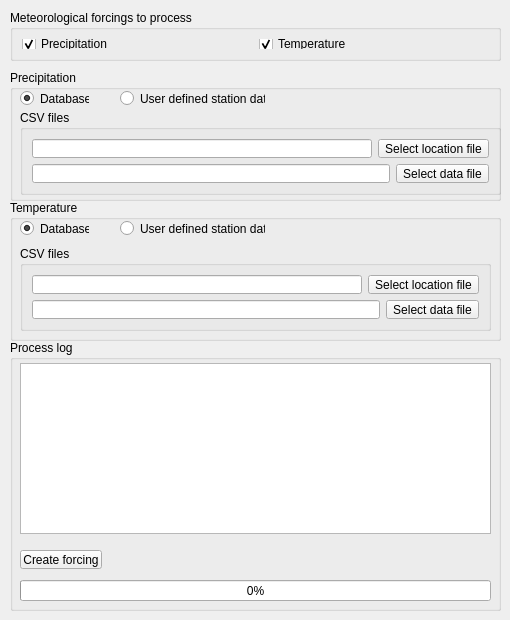
     <widget class="QWidget" name="meteoTab">
      <attribute name="title">
       <string>Meteorological forcing</string>
      </attribute>
      <widget class="QGroupBox" name="forcingGroupBox">
       <property name="geometry">
        <rect>
         <x>10</x>
         <y>10</y>
         <width>491</width>
         <height>51</height>
        </rect>
       </property>
       <property name="title">
        <string>Meteorological forcings to process</string>
       </property>
       <property name="flat">
        <bool>true</bool>
       </property>
       <layout class="QHBoxLayout" name="horizontalLayout_17">
        <item>
         <widget class="QCheckBox" name="precFlagCheckBox">
          <property name="text">
           <string>Precipitation</string>
          </property>
          <property name="checked">
           <bool>true</bool>
          </property>
         </widget>
        </item>
        <item>
         <widget class="QCheckBox" name="tempFlagCheckBox">
          <property name="text">
           <string>Temperature</string>
          </property>
          <property name="checkable">
           <bool>true</bool>
          </property>
          <property name="checked">
           <bool>true</bool>
          </property>
         </widget>
        </item>
       </layout>
      </widget>
      <widget class="QGroupBox" name="precGroupBox">
       <property name="geometry">
        <rect>
         <x>10</x>
         <y>70</y>
         <width>491</width>
         <height>131</height>
        </rect>
       </property>
       <property name="title">
        <string>Precipitation</string>
       </property>
       <property name="flat">
        <bool>true</bool>
       </property>
       <widget class="QRadioButton" name="precDBRadioButton">
        <property name="geometry">
         <rect>
          <x>10</x>
          <y>20</y>
          <width>69</width>
          <height>17</height>
         </rect>
        </property>
        <property name="text">
         <string>Database</string>
        </property>
        <property name="checked">
         <bool>true</bool>
        </property>
       </widget>
       <widget class="QGroupBox" name="precFilesGroupBox">
        <property name="geometry">
         <rect>
          <x>10</x>
          <y>40</y>
          <width>481</width>
          <height>85</height>
         </rect>
        </property>
        <property name="title">
         <string>CSV files</string>
        </property>
        <layout class="QGridLayout" name="gridLayout_5">
         <item row="0" column="0">
          <layout class="QVBoxLayout" name="verticalLayout_6">
           <item>
            <layout class="QHBoxLayout" name="horizontalLayout_18">
             <item>
              <widget class="QLineEdit" name="precLocFileLineEdit">
               <property name="readOnly">
                <bool>true</bool>
               </property>
              </widget>
             </item>
             <item>
              <widget class="QToolButton" name="precLocToolButton">
               <property name="text">
                <string>Select location file</string>
               </property>
              </widget>
             </item>
            </layout>
           </item>
           <item>
            <layout class="QHBoxLayout" name="horizontalLayout_19">
             <item>
              <widget class="QLineEdit" name="precDataFileLineEdit">
               <property name="readOnly">
                <bool>true</bool>
               </property>
              </widget>
             </item>
             <item>
              <widget class="QToolButton" name="precDataToolButton">
               <property name="text">
                <string>Select data file</string>
               </property>
              </widget>
             </item>
            </layout>
           </item>
          </layout>
         </item>
        </layout>
       </widget>
       <widget class="QRadioButton" name="precCSVRadioButton">
        <property name="geometry">
         <rect>
          <x>110</x>
          <y>20</y>
          <width>145</width>
          <height>17</height>
         </rect>
        </property>
        <property name="text">
         <string>User defined station data</string>
        </property>
       </widget>
      </widget>
      <widget class="QGroupBox" name="processLog4GroupBox">
       <property name="geometry">
        <rect>
         <x>10</x>
         <y>340</y>
         <width>491</width>
         <height>271</height>
        </rect>
       </property>
       <property name="title">
        <string>Process log</string>
       </property>
       <property name="flat">
        <bool>true</bool>
       </property>
       <widget class="QTextEdit" name="processLog4TextEdit">
        <property name="geometry">
         <rect>
          <x>10</x>
          <y>23</y>
          <width>471</width>
          <height>171</height>
         </rect>
        </property>
        <property name="readOnly">
         <bool>true</bool>
        </property>
       </widget>
       <widget class="QProgressBar" name="forcingProgressBar">
        <property name="geometry">
         <rect>
          <x>10</x>
          <y>240</y>
          <width>471</width>
          <height>21</height>
         </rect>
        </property>
        <property name="value">
         <number>0</number>
        </property>
       </widget>
       <widget class="QToolButton" name="forcingToolButton">
        <property name="geometry">
         <rect>
          <x>10</x>
          <y>210</y>
          <width>82</width>
          <height>19</height>
         </rect>
        </property>
        <property name="text">
         <string>Create forcing</string>
        </property>
       </widget>
      </widget>
      <widget class="QGroupBox" name="tempGroupBox">
       <property name="geometry">
        <rect>
         <x>10</x>
         <y>200</y>
         <width>491</width>
         <height>141</height>
        </rect>
       </property>
       <property name="title">
        <string>Temperature</string>
       </property>
       <property name="flat">
        <bool>true</bool>
       </property>
       <widget class="QRadioButton" name="tempDBRadioButton">
        <property name="geometry">
         <rect>
          <x>10</x>
          <y>20</y>
          <width>69</width>
          <height>17</height>
         </rect>
        </property>
        <property name="text">
         <string>Database</string>
        </property>
        <property name="checked">
         <bool>true</bool>
        </property>
       </widget>
       <widget class="QRadioButton" name="tempCSVRadioButton">
        <property name="geometry">
         <rect>
          <x>110</x>
          <y>20</y>
          <width>145</width>
          <height>17</height>
         </rect>
        </property>
        <property name="text">
         <string>User defined station data</string>
        </property>
       </widget>
       <widget class="QGroupBox" name="tempFilesGroupBox">
        <property name="geometry">
         <rect>
          <x>10</x>
          <y>46</y>
          <width>471</width>
          <height>85</height>
         </rect>
        </property>
        <property name="title">
         <string>CSV files</string>
        </property>
        <layout class="QGridLayout" name="gridLayout_2">
         <item row="0" column="0">
          <layout class="QVBoxLayout" name="verticalLayout_7">
           <item>
            <layout class="QHBoxLayout" name="horizontalLayout_20">
             <item>
              <widget class="QLineEdit" name="tempLocFileLineEdit">
               <property name="readOnly">
                <bool>true</bool>
               </property>
              </widget>
             </item>
             <item>
              <widget class="QToolButton" name="tempLocToolButton">
               <property name="text">
                <string>Select location file</string>
               </property>
              </widget>
             </item>
            </layout>
           </item>
           <item>
            <layout class="QHBoxLayout" name="horizontalLayout_21">
             <item>
              <widget class="QLineEdit" name="tempDataFileLineEdit">
               <property name="readOnly">
                <bool>true</bool>
               </property>
              </widget>
             </item>
             <item>
              <widget class="QToolButton" name="tempDataToolButton">
               <property name="text">
                <string>Select data file</string>
               </property>
              </widget>
             </item>
            </layout>
           </item>
          </layout>
         </item>
        </layout>
       </widget>
      </widget>
     </widget>
